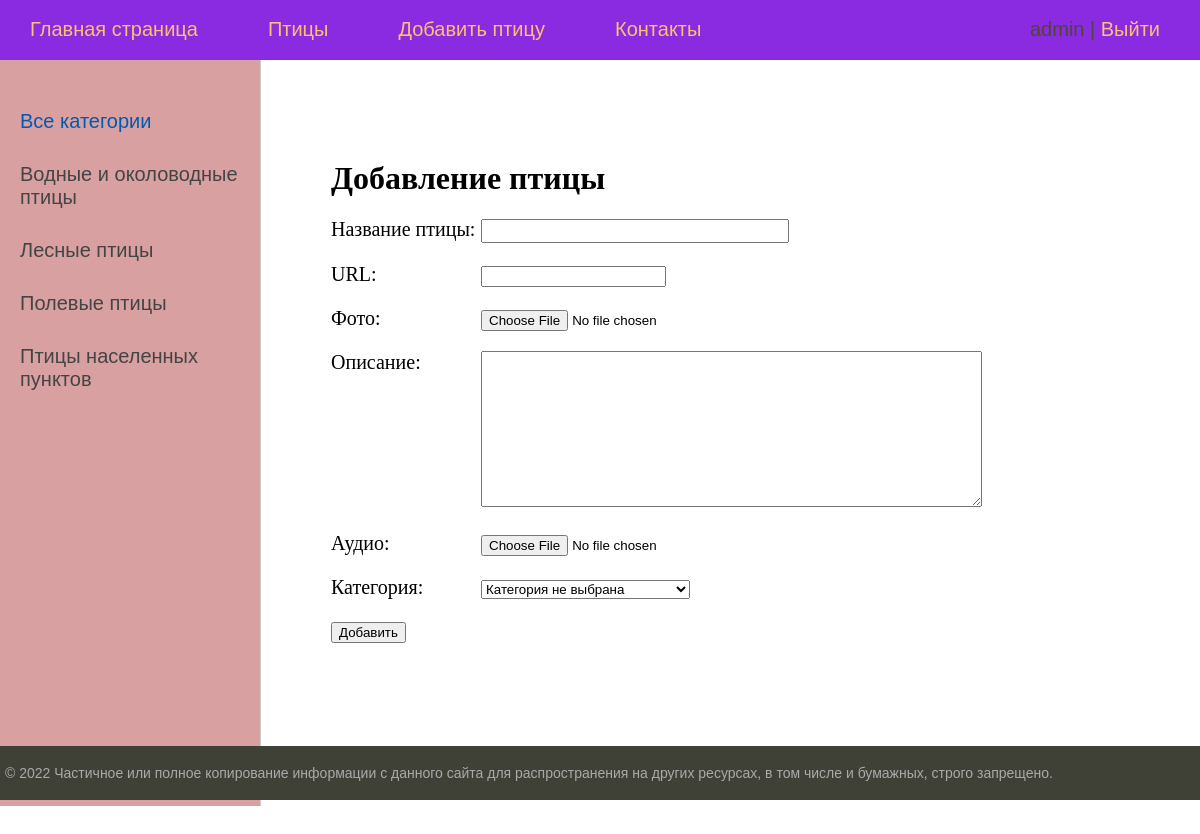
The page /add_bird (signed in) on the database its author committed.
### main/models.py (models this page shows)
class CategoryOfBirds(models.Model): #Таблица с категориями птиц, первичная модель
    category = models.CharField(verbose_name='Категория', max_length=50)
    slug = models.SlugField(max_length=50, unique=True, db_index=True, verbose_name= "URL")
    def __str__(self):
        return self.category
    class Meta:
        verbose_name = 'Категория'
        verbose_name_plural = 'Категории'
        ordering = ['category']
    def get_absolute_url(self):
        return reverse('category', kwargs={'cat_slug': self.slug})

### main/views.py (the view)
# urls.py: path('add_bird', views.AddBird.as_view(), name='add_bird'),
class AddBird(LoginRequiredMixin,DataMixin,CreateView):
    form_class = AddBirdForm #используемая форма
    template_name = 'main/add_bird.html' #имя шаблона
    login_url = reverse_lazy('birds') #адрес перенаправления для незарегистрированного пользователя
    raise_exception = True
    def get_context_data(self, *,object_list=None, **kwargs):
        context = super().get_context_data(**kwargs)
        c_def = self.get_user_context(title="Добавление птицы")
        return dict(list(context.items()) + list(c_def.items()))

### main/forms.py (shortened to what this page needs)
class AddBirdForm(forms.ModelForm):
    def __init__(self, *args, **kwargs):
        super().__init__(*args, **kwargs) #конструктор базового класса для доступа к свойствам
        self.fields['cat'].empty_label = "Категория не выбрана" #прописываем категория не выбрана вместо -----
    class Meta:
        model = Birds #форма связана с моделью Birds
        fields = '__all__' #отобразить все поля
        widgets = {
            'name': forms.TextInput(attrs={'class': 'form-input'}),
            'description': forms.Textarea(attrs={'cols': 60, 'rows': 10}),
        } #стили для указанных полей

### main/utils.py (called while the page is built)
    def get_user_context(self, **kwargs):
        context = kwargs
        cats = cache.get('cats')
        if not cats:
            cats = CategoryOfBirds.objects.all()
            cache.set('cats', cats, 60)
        context['menu'] = menu
        context['cats'] = cats
        if 'cat_selected' not in context:
            context['cat_selected'] = 0
        return context

### main/templates/main/add_bird.html (shortened to what this page needs)
{% extends 'main/base.html' %}
{% block content%}
<h1>{{ title }}</h1>
<form action="{% url 'add_bird' %}" method="post" enctype="multipart/form-data">
    {% for f in form %}
    <p><label class="form-label" for="{{ f.id_for_label }}">{{f.label}}: </label>{{ f }}</p>
    {% endfor %}
    <button type="submit">Добавить</button>
</form>
{% endblock %}

### main/templates/main/base.html (shortened to what this page needs)
{% load static %}
{% load main_tags %}
<!DOCTYPE html>
<html>
<head>
	<link type="text/css" href="{% static 'main/css/styles.css' %}" rel="stylesheet" />
</head>
<body>
<table class="table-page" border=0 cellpadding="0" cellspacing="0">
<tr><td valign=top>
{% block mainmenu %}
	<div class="header">
		<ul id="mainmenu" class="mainmenu">
	{% for m in menu %}
			<li><a href="{% url m.url_name %}">{{m.title}}</a></li>
    {% endfor %}
{% if request.user.is_authenticated %}
<li class="last"> {{user.username}} | <a href="{% url 'logout' %}">Выйти</a></li>
				{% else %}
            <li class="last"><a href="{% url 'register' %}">Регистрация</a> | <a href="{% url 'login' %}">Войти</a></li>
			{% endif %}
		</ul>
		</div>
{% endblock mainmenu %}
<table class="table-content" border=0 cellpadding="0" cellspacing="0">
<tr>
	<td valign="top" class="left-chapters">
	<ul id="leftchapters">
{% if cat_selected == 0 %}
		<li class="selected">Все категории</li>
{% else %}
		<li><a href="{% url 'birds' %}">Все категории</a></li>
{% endif %}
{% for c in cats %}
	{% if c.pk == cat_selected %}
		<li class="selected">{{c.category}}</li>
	{% else %}
		<li><a href="{{ c.get_absolute_url }}">{{c.category}}</a></li>
	{% endif %}
{% endfor %}
  </ul>
</td>
<td valign="top" class="content">
	<div class="content-text">
{% block content %}
{% endblock %}
	</div>
</td></tr></table>
</td></tr>
<tr><td valign=top>
	<div id="footer">
		<p>&copy; 2022 Частичное или полное копирование информации с данного сайта для распространения на других ресурсах, в том числе и бумажных, строго запрещено.</p>
	</div>
</td></tr></table>
</body>
</html>

### main/static/main/css/styles.css (style rules this page uses)
html, body { font-family: 'Arial'; margin: 0; padding: 0; height: 100%; width: 100%; color: #444; }
a { color: #0059b2; text-decoration: none; }
.table-page { width: 100%; height: 100%; vertical-align: top; }
.table-page tr { height: 100%; }
.header { background: blueviolet; height: 60px; }
ul.mainmenu { list-style: none; margin: 0; padding: 0; height: 60px; color: #524434; font-size: 20px; overflow: hidden; }
ul.mainmenu li { float: left; margin: 18px 40px 0 30px; }
ul.mainmenu li.last { float: right; }
ul.mainmenu li a { color: #fdc073; text-decoration: none; }
.table-content { width: 100%; min-height: 100%; height: 100%; }
.left-chapters { margin: 0; background: rgb(216, 160, 160); border-right: 1px solid #ccc; min-height: 100%; }
.left-chapters ul { width: 230px; min-height: 100%; margin: 0; padding: 20px 10px 10px 20px; list-style: none; font-size: 20px; }
.left-chapters ul li { margin: 30px 0 0 0; color: #999; }
.left-chapters ul li.selected { color: #0059b2; }
.left-chapters ul li a { color: #444; text-decoration: none; }
.content { padding: 40px 20px 20px 40px; width: 100%; box-sizing: border-box; }
.content-text { margin: 60px 0 0 30px; color: #000; font-size: 20px; font-family: Yandex Sans Display Light; }
.content-text h1 { font-size: 32px; }
#footer { box-sizing: border-box; background: #3F4137; padding: 5px; color: #aaa; font-size: 14px; font-family: Verdana, Geneva, Arial, Helvetica; text-align: left; overflow: hidden; }
.form-input { width: 300px; font-size: 16px; }
.form-label { display: inline-block; min-width: 150px; vertical-align: top; }

### rows shown on the page
CategoryOfBirds: category "Водные и околоводные птицы"
CategoryOfBirds: category "Лесные птицы"
CategoryOfBirds: category "Полевые птицы"
CategoryOfBirds: category "Птицы населенных пунктов"

### other values the page prints
{{ m.title }} "Главная страница" "Птицы" "Добавить птицу" "Контакты"
{{ user.username }} "admin"
{{ title }} "Добавление птицы"
{{ f.label }} "Название птицы" "URL" "Фото" "Описание" "Аудио" "Категория"
